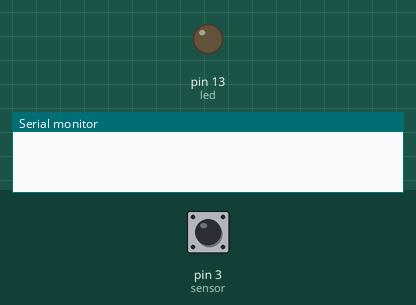
The sketch below on a simulated Arduino Uno, built with avr-gcc and run on an emulated ATmega328P. Shown: output pins drawn as LEDs (lit = HIGH), the last lines printed to the serial monitor. Dashed ring = blinking. The inputs (shaded band) are chosen by the test bench; at power-on: pin 3 (sensor) HIGH.

Above: at 1.2 s.
1.3 s: pin 3 (sensor) driven LOW
At 2.4 s:
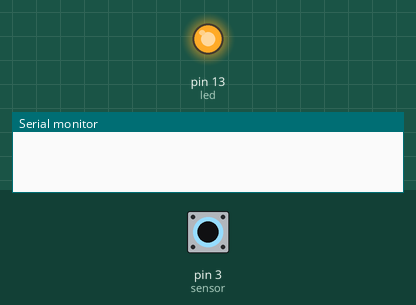
2.8 s: pin 3 (sensor) driven HIGH
At 3.6 s:
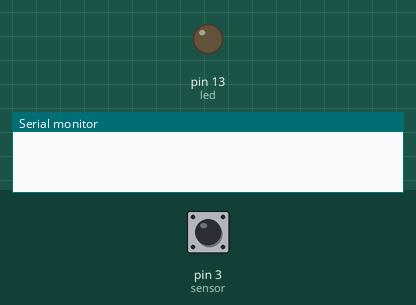
4.3 s: pin 3 (sensor) pulsed LOW 2 times (0.12 s each, 0.3 s apart)
At 4.4 s:
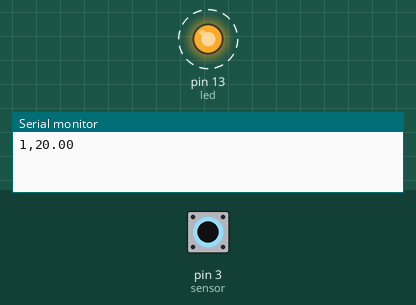
Timing chart, 0 to 7.3 s (numbered marks = the images above; inputs shaded):
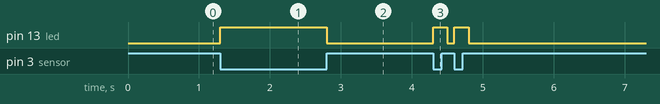

Measured:
- after the input at 1.3 s, pin 13 (led): LOW → HIGH at once
- after the input at 2.8 s, pin 13 (led): HIGH → LOW at once
- after the input at 4.3 s, pin 13 (led): alternates HIGH for 0.20 s and LOW for 0.10 s, 4 changes in all, then stays LOW, starting at once

The sketch:

arduino_code_bike.ino
```cpp
int led = 13; // LED pin
int sensor = 3; // Sensor pin
int val; // Numeric variable to store sensor state
int counter = 0; // Counter for magnetic field detection events
bool shouldCount = true; // Control variable to count once per event
unsigned long lastTime = 0; // Time of the last revolution
unsigned long currentTime; // Current time snapshot

void setup() {
  Serial.begin(9600); // Start serial communication at 9600 baud
  pinMode(led, OUTPUT); // Set LED pin as output
  pinMode(sensor, INPUT); // Set sensor pin as input
}

void loop() {
  val = digitalRead(sensor); // Read the sensor
  if (val == LOW) { // When magnetic field is detected, turn LED on
    digitalWrite(led, HIGH);
    if (shouldCount) {
      currentTime = millis(); // Get current time in milliseconds
      if (lastTime != 0) {
        unsigned long timeInterval = currentTime - lastTime; // Calculate time interval between current and last revolution
        float rpm = 60000.0 / timeInterval; // Convert time interval to RPM
        Serial.print(counter);
        Serial.print(","); // Separating values by commas for easier parsing
        Serial.print(rpm);
        Serial.print("\n");
      }
      counter++;
      lastTime = currentTime; // Update last time to current time
      shouldCount = false; // Prevent further counting until state changes
    }
    delay(100); // Short delay to debounce
  } else {
    digitalWrite(led, LOW);
    shouldCount = true; // Re-enable counting when sensor state is not LOW
  }
}
```
